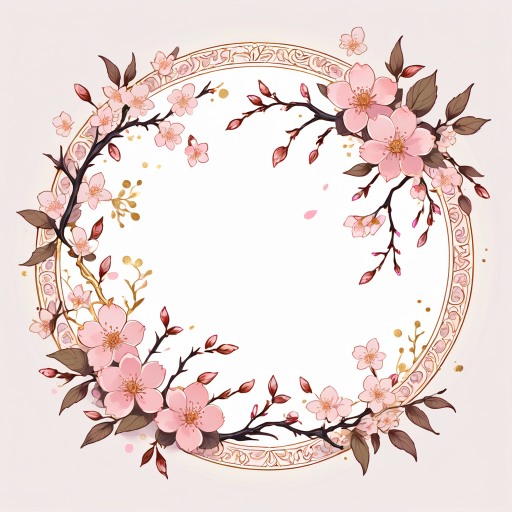
#> input picture app/design/sakura_ai/sakura-ai-original.png, 1024 x 1024 px (shown at 1/2 size)
$ python prepare_sakura_ai.py
#> lines starting #> are read from the running program, lines starting #| are printed output that depends on the picture
"""Extract the connected neutral background from the approved AI concept."""
from pathlib import Path
from collections import deque
from PIL import Image, ImageDraw, ImageFilter

root=Path(__file__).resolve().parents[1]
source=root/'design/sakura_ai/sakura-ai-original.png'
im=Image.open(source).convert('RGBA')
w,h=im.size
#> w = 1024; h = 1024
px=im.load();seen=bytearray(w*h);todo=deque()
def add(x,y):
    i=y*w+x
    if seen[i]:return
    seen[i]=1
    r,g,b,_=px[x,y]
    if min(r,g,b)>210 and max(r,g,b)-min(r,g,b)<34:todo.append((x,y))
for x in range(w):add(x,0);add(x,h-1)
#> this loop made 1024 passes
for y in range(h):add(0,y);add(w-1,y)
#> this loop made 1024 passes
add(w//2,h//2)
while todo:
    x,y=todo.popleft();r,g,b,_=px[x,y];px[x,y]=(r,g,b,0)
    if x:add(x-1,y)
    if x<w-1:add(x+1,y)
    if y:add(x,y-1)
    if y<h-1:add(x,y+1)
# Match the existing avatar overlay dimensions; retain all petals within canvas.
canvas=Image.new('RGBA',(1024,1024))
#> canvas: PIL image 1024x1024 RGBA; every value is 0
im=im.resize((840,840),Image.Resampling.LANCZOS)
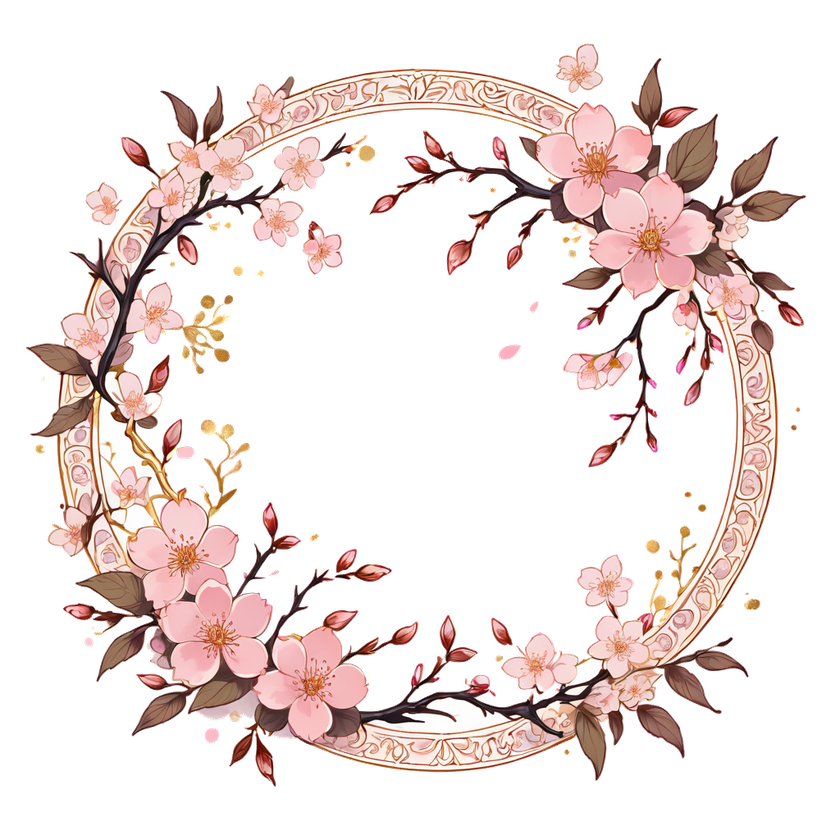
#> im: PIL image 840x840 RGBA; mean R, G, B, A 65, 51.4, 48.4, 73.3; transparent parts drawn white
canvas.alpha_composite(im,(92,92))
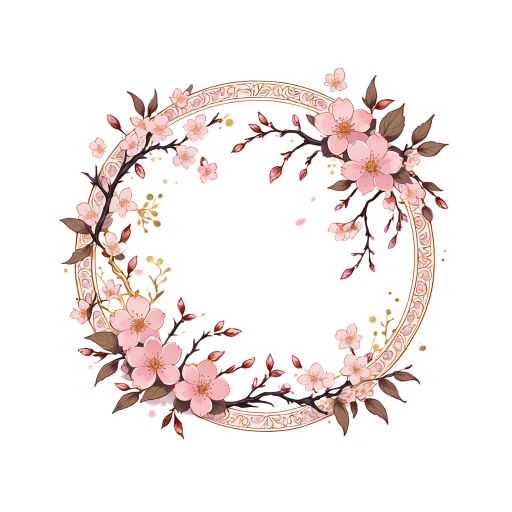
#> canvas: PIL image 1024x1024 RGBA (shown at 1/2 size); mean R, G, B, A 43.8, 34.6, 32.6, 49.3; transparent parts drawn white
canvas.save(root/'design/sakura_ai/sakura-ai-transparent.png')
canvas.resize((768,768),Image.Resampling.LANCZOS).save(root/'assets/cosmetics/frame_sakura.png')
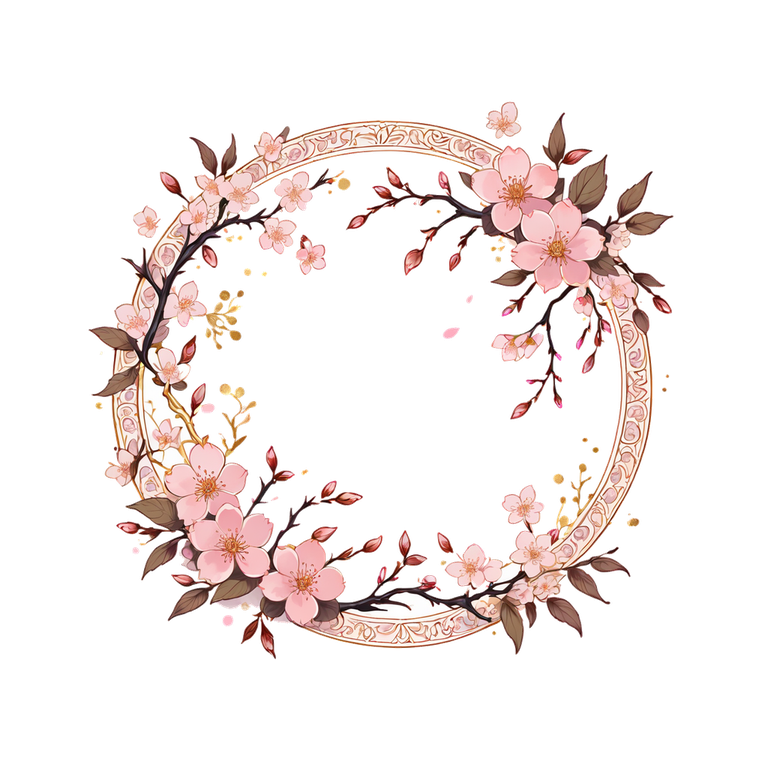
#> saved as frame_sakura.png: PIL image 768x768 RGBA; mean R, G, B, A 46.2, 36.6, 34.5, 49.3; transparent parts drawn white
assert canvas.getpixel((512,512))[3]==0
preview=Image.new('RGB',(1000,500),'#f3f1ee')
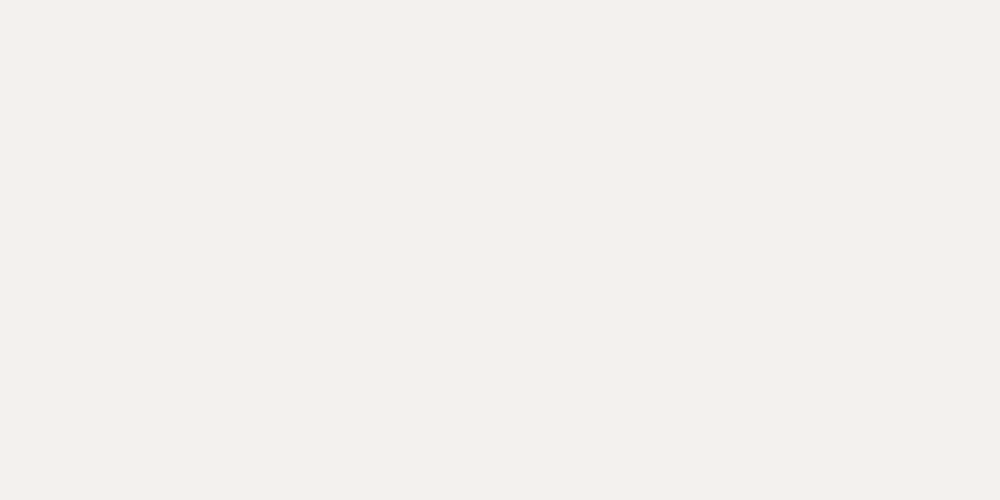
#> preview: PIL image 1000x500 RGB; mean R, G, B 243, 241, 238
d=ImageDraw.Draw(preview);d.rectangle((500,0,1000,500),fill='#24202d')
for x in [0,500]:
    d.ellipse((x+95,95,x+405,405),fill='#f3d6c8')
    overlay=canvas.resize((500,500),Image.Resampling.LANCZOS);preview.paste(overlay,(x,0),overlay)
#> this loop made 2 passes
#> pass 1, `overlay = canvas.resize((500, 500), Image.Resampling.LANCZOS)`:
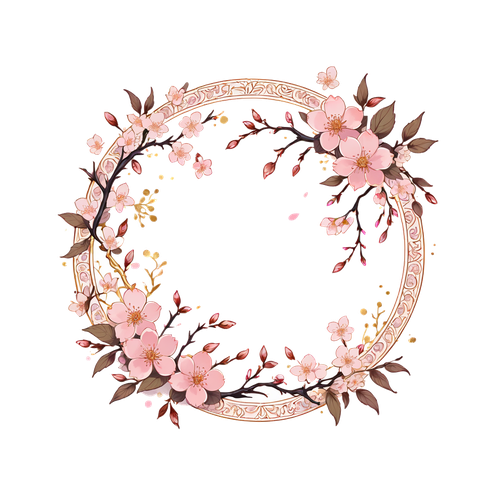
#> overlay: PIL image 500x500 RGBA; mean R, G, B, A 48.2, 37.9, 35.6, 49.3; transparent parts drawn white
#> after the loop:
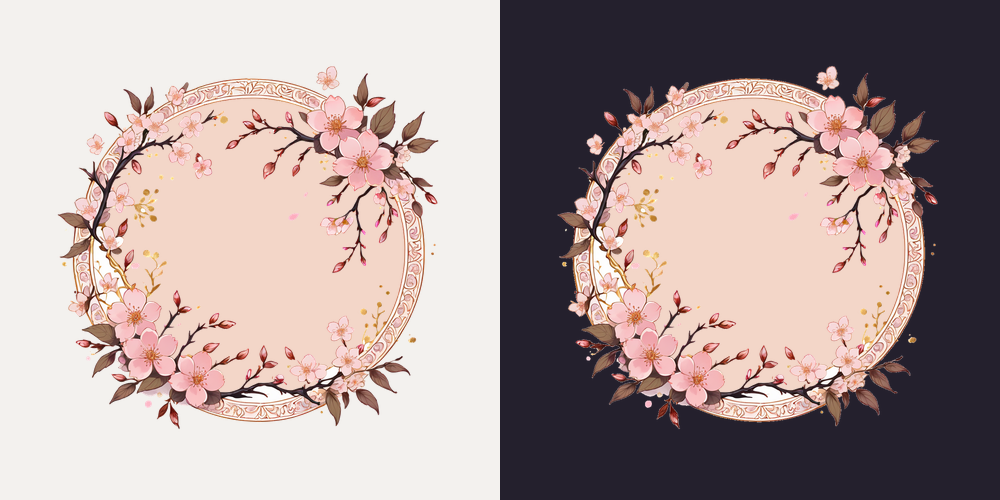
#> preview: PIL image 1000x500 RGB; mean R, G, B 173.3, 156.9, 155.1
preview.save(root/'docs/screenshots/sakura-ai-integrated.png')
print('Transparent AI artwork installed')
